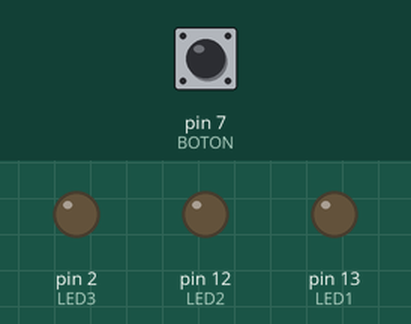
The sketch below on a simulated Arduino Uno, built with avr-gcc and run on an emulated ATmega328P. Parts: output pins drawn as LEDs (lit = HIGH). Dashed ring = blinking. The inputs (shaded band) are chosen by the test bench; at power-on: pin 7 (BOTON) LOW.

Above: at 1.2 s.
1.3 s: pin 7 (BOTON) pulled HIGH for 0.15 s
At 4.2 s:
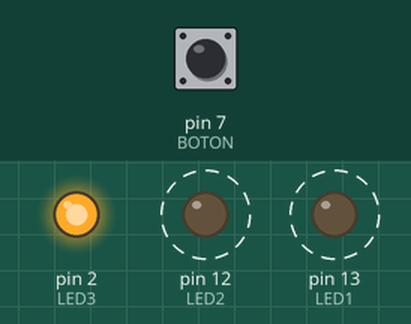
4.3 s: pin 7 (BOTON) pulled HIGH for 1 s
At 5.4 s:
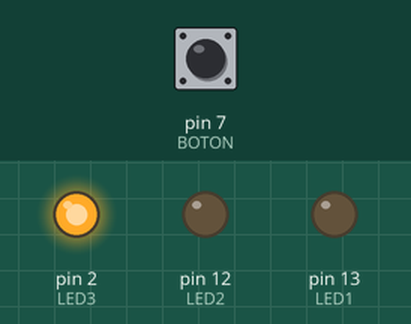
6.8 s: pin 7 (BOTON) pulled HIGH for 3.2 s
At 7.2 s:
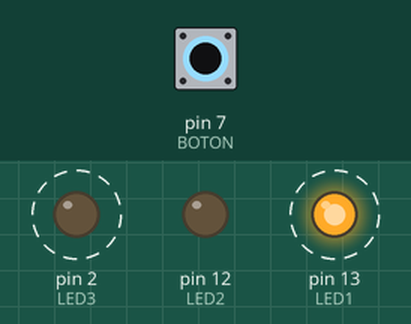
Timing chart, 0 to 17.5 s (numbered marks = the images above; inputs shaded):
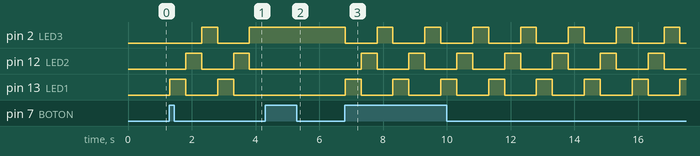

The sketch:

start_simulating3.ino
```cpp
const int LED1 =13;
const int LED2 =12;
const int LED3 =2;
const int BOTON = 7;
int val = 0;
int state = 0;
int old_val = 0;
void setup(){
 pinMode(LED1,OUTPUT);
 pinMode(LED2,OUTPUT);
 pinMode(LED3,OUTPUT);
 pinMode(BOTON,INPUT);
}
void loop() {
val= digitalRead(BOTON);
if ((val == HIGH) && (old_val == LOW)){
state=1-state;
delay(10);
}
old_val = val;
if (state==1){
 digitalWrite(LED1, HIGH); // enciende
 digitalWrite(LED2, LOW); // apaga
 digitalWrite(LED3, LOW); // apaga
 delay(500);
 digitalWrite(LED1, LOW);
 digitalWrite(LED2, HIGH);
 digitalWrite(LED3, LOW);
 delay(500);
 digitalWrite(LED1, LOW);
 digitalWrite(LED2, LOW);
 digitalWrite(LED3, HIGH);
 delay(500);
}
}
```

Measured:
- after the input at 1.3 s, pin 2 (LED3): LOW → HIGH after 1.0 s, → LOW 0.50 s later, → HIGH 1.0 s later; pin 12 (LED2): alternates HIGH for 0.50 s and LOW for 1.0 s, starting after 0.51 s; pin 13 (LED1): alternates HIGH for 0.50 s and LOW for 1.0 s, starting at once
- after the input at 4.3 s, pin 2 (LED3): stays HIGH (without the input it goes to LOW after 0.01 s); pin 12 (LED2): stays LOW (without the input it goes to HIGH after 0.51 s); pin 13 (LED1): stops changing and stays LOW
- after the input at 6.8 s, pin 2 (LED3), pin 13 (LED1): alternates HIGH for 0.50 s and LOW for 1.0 s, starting at once; pin 12 (LED2): alternates HIGH for 0.50 s and LOW for 1.0 s, starting after 0.51 s
